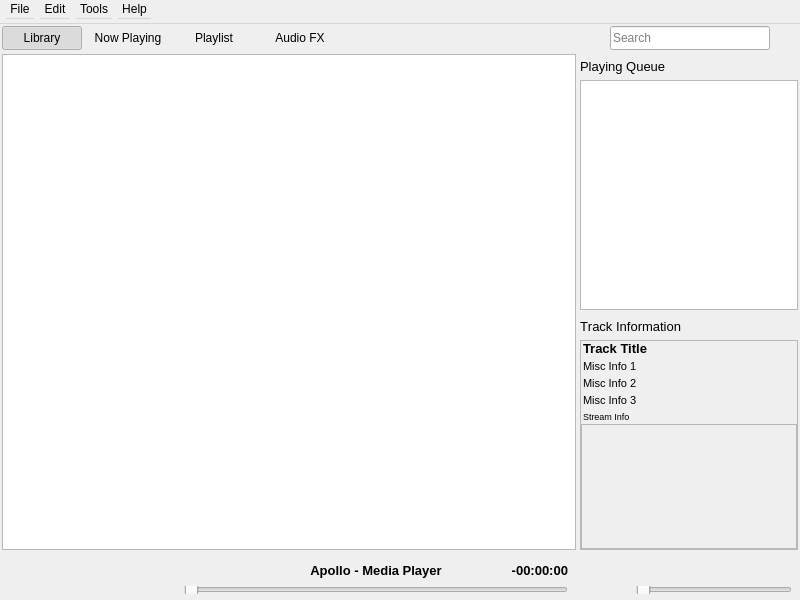
<?xml version="1.0" encoding="UTF-8"?>
<ui version="4.0">
 <author>Ommar Shaikh</author>
 <class>MainWindow</class>
 <widget class="QMainWindow" name="MainWindow">
  <property name="geometry">
   <rect>
    <x>0</x>
    <y>0</y>
    <width>800</width>
    <height>600</height>
   </rect>
  </property>
  <property name="minimumSize">
   <size>
    <width>800</width>
    <height>600</height>
   </size>
  </property>
  <property name="windowTitle">
   <string>Apollo</string>
  </property>
  <property name="windowOpacity">
   <double>1.000000000000000</double>
  </property>
  <property name="styleSheet">
   <string notr="true"/>
  </property>
  <property name="unifiedTitleAndToolBarOnMac">
   <bool>false</bool>
  </property>
  <widget class="QWidget" name="centralwidget">
   <layout class="QGridLayout" name="gridLayout">
    <property name="leftMargin">
     <number>0</number>
    </property>
    <property name="topMargin">
     <number>0</number>
    </property>
    <property name="rightMargin">
     <number>0</number>
    </property>
    <property name="bottomMargin">
     <number>0</number>
    </property>
    <property name="spacing">
     <number>0</number>
    </property>
    <item row="0" column="0">
     <widget class="QFrame" name="navbar_header_frame">
      <property name="minimumSize">
       <size>
        <width>0</width>
        <height>28</height>
       </size>
      </property>
      <property name="maximumSize">
       <size>
        <width>16777215</width>
        <height>28</height>
       </size>
      </property>
      <property name="frameShape">
       <enum>QFrame::NoFrame</enum>
      </property>
      <property name="frameShadow">
       <enum>QFrame::Raised</enum>
      </property>
      <layout class="QHBoxLayout" name="horizontalLayout_3">
       <property name="spacing">
        <number>0</number>
       </property>
       <property name="leftMargin">
        <number>0</number>
       </property>
       <property name="topMargin">
        <number>0</number>
       </property>
       <property name="rightMargin">
        <number>0</number>
       </property>
       <property name="bottomMargin">
        <number>0</number>
       </property>
       <item alignment="Qt::AlignVCenter">
        <widget class="QFrame" name="navbar_header_button_frame">
         <property name="sizePolicy">
          <sizepolicy hsizetype="Preferred" vsizetype="Preferred">
           <horstretch>0</horstretch>
           <verstretch>1</verstretch>
          </sizepolicy>
         </property>
         <property name="minimumSize">
          <size>
           <width>0</width>
           <height>24</height>
          </size>
         </property>
         <property name="maximumSize">
          <size>
           <width>16777215</width>
           <height>24</height>
          </size>
         </property>
         <property name="frameShape">
          <enum>QFrame::NoFrame</enum>
         </property>
         <property name="frameShadow">
          <enum>QFrame::Raised</enum>
         </property>
         <layout class="QHBoxLayout" name="horizontalLayout_4">
          <property name="spacing">
           <number>6</number>
          </property>
          <property name="leftMargin">
           <number>2</number>
          </property>
          <property name="topMargin">
           <number>0</number>
          </property>
          <property name="rightMargin">
           <number>2</number>
          </property>
          <property name="bottomMargin">
           <number>0</number>
          </property>
          <item alignment="Qt::AlignLeft|Qt::AlignVCenter">
           <widget class="QPushButton" name="library_tab_switch_button">
            <property name="minimumSize">
             <size>
              <width>0</width>
              <height>24</height>
             </size>
            </property>
            <property name="maximumSize">
             <size>
              <width>16777215</width>
              <height>24</height>
             </size>
            </property>
            <property name="text">
             <string>Library</string>
            </property>
            <property name="checkable">
             <bool>true</bool>
            </property>
            <property name="checked">
             <bool>true</bool>
            </property>
            <property name="flat">
             <bool>true</bool>
            </property>
            <attribute name="buttonGroup">
             <string notr="true">buttonGroup</string>
            </attribute>
           </widget>
          </item>
          <item>
           <widget class="QPushButton" name="now_playing_tab_switch_button">
            <property name="minimumSize">
             <size>
              <width>0</width>
              <height>24</height>
             </size>
            </property>
            <property name="maximumSize">
             <size>
              <width>16777215</width>
              <height>24</height>
             </size>
            </property>
            <property name="text">
             <string>Now Playing</string>
            </property>
            <property name="checkable">
             <bool>true</bool>
            </property>
            <property name="flat">
             <bool>true</bool>
            </property>
            <attribute name="buttonGroup">
             <string notr="true">buttonGroup</string>
            </attribute>
           </widget>
          </item>
          <item>
           <widget class="QPushButton" name="playlist_tab_switch_button">
            <property name="minimumSize">
             <size>
              <width>0</width>
              <height>24</height>
             </size>
            </property>
            <property name="maximumSize">
             <size>
              <width>16777215</width>
              <height>24</height>
             </size>
            </property>
            <property name="text">
             <string>Playlist</string>
            </property>
            <property name="checkable">
             <bool>true</bool>
            </property>
            <property name="flat">
             <bool>true</bool>
            </property>
            <attribute name="buttonGroup">
             <string notr="true">buttonGroup</string>
            </attribute>
           </widget>
          </item>
          <item>
           <widget class="QPushButton" name="audiofx_tab_switch_button">
            <property name="minimumSize">
             <size>
              <width>0</width>
              <height>24</height>
             </size>
            </property>
            <property name="maximumSize">
             <size>
              <width>16777215</width>
              <height>24</height>
             </size>
            </property>
            <property name="text">
             <string>Audio FX</string>
            </property>
            <property name="checkable">
             <bool>true</bool>
            </property>
            <property name="flat">
             <bool>true</bool>
            </property>
            <attribute name="buttonGroup">
             <string notr="true">buttonGroup</string>
            </attribute>
           </widget>
          </item>
         </layout>
        </widget>
       </item>
       <item>
        <spacer name="horizontalSpacer_2">
         <property name="orientation">
          <enum>Qt::Horizontal</enum>
         </property>
         <property name="sizeHint" stdset="0">
          <size>
           <width>81</width>
           <height>20</height>
          </size>
         </property>
        </spacer>
       </item>
       <item alignment="Qt::AlignVCenter">
        <widget class="QFrame" name="navbar_header_search_frame">
         <property name="minimumSize">
          <size>
           <width>220</width>
           <height>0</height>
          </size>
         </property>
         <property name="maximumSize">
          <size>
           <width>220</width>
           <height>16777215</height>
          </size>
         </property>
         <property name="frameShape">
          <enum>QFrame::NoFrame</enum>
         </property>
         <property name="frameShadow">
          <enum>QFrame::Raised</enum>
         </property>
         <layout class="QGridLayout" name="gridLayout_6">
          <property name="leftMargin">
           <number>2</number>
          </property>
          <property name="topMargin">
           <number>0</number>
          </property>
          <property name="rightMargin">
           <number>2</number>
          </property>
          <property name="bottomMargin">
           <number>0</number>
          </property>
          <property name="horizontalSpacing">
           <number>2</number>
          </property>
          <property name="verticalSpacing">
           <number>0</number>
          </property>
          <item row="0" column="0" alignment="Qt::AlignVCenter">
           <widget class="QPushButton" name="settings_button">
            <property name="sizePolicy">
             <sizepolicy hsizetype="Fixed" vsizetype="Fixed">
              <horstretch>0</horstretch>
              <verstretch>0</verstretch>
             </sizepolicy>
            </property>
            <property name="minimumSize">
             <size>
              <width>24</width>
              <height>24</height>
             </size>
            </property>
            <property name="maximumSize">
             <size>
              <width>24</width>
              <height>24</height>
             </size>
            </property>
            <property name="text">
             <string/>
            </property>
            <property name="flat">
             <bool>true</bool>
            </property>
           </widget>
          </item>
          <item row="0" column="2" alignment="Qt::AlignVCenter">
           <widget class="QPushButton" name="search_button">
            <property name="sizePolicy">
             <sizepolicy hsizetype="Fixed" vsizetype="Fixed">
              <horstretch>0</horstretch>
              <verstretch>0</verstretch>
             </sizepolicy>
            </property>
            <property name="minimumSize">
             <size>
              <width>24</width>
              <height>24</height>
             </size>
            </property>
            <property name="maximumSize">
             <size>
              <width>24</width>
              <height>24</height>
             </size>
            </property>
            <property name="text">
             <string/>
            </property>
            <property name="flat">
             <bool>true</bool>
            </property>
           </widget>
          </item>
          <item row="0" column="1">
           <widget class="QLineEdit" name="search_lineEdit">
            <property name="sizePolicy">
             <sizepolicy hsizetype="Expanding" vsizetype="Fixed">
              <horstretch>1</horstretch>
              <verstretch>0</verstretch>
             </sizepolicy>
            </property>
            <property name="minimumSize">
             <size>
              <width>160</width>
              <height>24</height>
             </size>
            </property>
            <property name="maximumSize">
             <size>
              <width>160</width>
              <height>24</height>
             </size>
            </property>
            <property name="inputMask">
             <string/>
            </property>
            <property name="placeholderText">
             <string>Search</string>
            </property>
            <property name="clearButtonEnabled">
             <bool>true</bool>
            </property>
           </widget>
          </item>
         </layout>
        </widget>
       </item>
      </layout>
     </widget>
    </item>
    <item row="2" column="0" alignment="Qt::AlignBottom">
     <widget class="QFrame" name="playback_footer_frame">
      <property name="minimumSize">
       <size>
        <width>0</width>
        <height>48</height>
       </size>
      </property>
      <property name="maximumSize">
       <size>
        <width>16777215</width>
        <height>48</height>
       </size>
      </property>
      <property name="frameShape">
       <enum>QFrame::NoFrame</enum>
      </property>
      <property name="frameShadow">
       <enum>QFrame::Raised</enum>
      </property>
      <layout class="QHBoxLayout" name="horizontalLayout">
       <property name="spacing">
        <number>20</number>
       </property>
       <property name="leftMargin">
        <number>0</number>
       </property>
       <property name="topMargin">
        <number>0</number>
       </property>
       <property name="rightMargin">
        <number>0</number>
       </property>
       <property name="bottomMargin">
        <number>0</number>
       </property>
       <item alignment="Qt::AlignLeft">
        <widget class="QFrame" name="playback_footer_frame_L">
         <property name="minimumSize">
          <size>
           <width>160</width>
           <height>48</height>
          </size>
         </property>
         <property name="maximumSize">
          <size>
           <width>16777215</width>
           <height>48</height>
          </size>
         </property>
         <property name="frameShape">
          <enum>QFrame::NoFrame</enum>
         </property>
         <property name="frameShadow">
          <enum>QFrame::Raised</enum>
         </property>
         <layout class="QHBoxLayout" name="horizontalLayout_2">
          <property name="spacing">
           <number>4</number>
          </property>
          <property name="leftMargin">
           <number>4</number>
          </property>
          <property name="topMargin">
           <number>4</number>
          </property>
          <property name="rightMargin">
           <number>4</number>
          </property>
          <property name="bottomMargin">
           <number>4</number>
          </property>
          <item alignment="Qt::AlignHCenter|Qt::AlignVCenter">
           <widget class="QPushButton" name="playback_button_prev">
            <property name="minimumSize">
             <size>
              <width>32</width>
              <height>32</height>
             </size>
            </property>
            <property name="maximumSize">
             <size>
              <width>32</width>
              <height>32</height>
             </size>
            </property>
            <property name="text">
             <string/>
            </property>
            <property name="flat">
             <bool>true</bool>
            </property>
           </widget>
          </item>
          <item alignment="Qt::AlignHCenter|Qt::AlignVCenter">
           <widget class="QPushButton" name="playback_button_play_pause">
            <property name="minimumSize">
             <size>
              <width>40</width>
              <height>40</height>
             </size>
            </property>
            <property name="maximumSize">
             <size>
              <width>40</width>
              <height>40</height>
             </size>
            </property>
            <property name="text">
             <string/>
            </property>
            <property name="default">
             <bool>false</bool>
            </property>
            <property name="flat">
             <bool>true</bool>
            </property>
           </widget>
          </item>
          <item alignment="Qt::AlignHCenter|Qt::AlignVCenter">
           <widget class="QPushButton" name="playback_button_next">
            <property name="minimumSize">
             <size>
              <width>32</width>
              <height>32</height>
             </size>
            </property>
            <property name="maximumSize">
             <size>
              <width>32</width>
              <height>32</height>
             </size>
            </property>
            <property name="text">
             <string/>
            </property>
            <property name="flat">
             <bool>true</bool>
            </property>
           </widget>
          </item>
          <item>
           <spacer name="horizontalSpacer">
            <property name="orientation">
             <enum>Qt::Horizontal</enum>
            </property>
            <property name="sizeHint" stdset="0">
             <size>
              <width>0</width>
              <height>20</height>
             </size>
            </property>
           </spacer>
          </item>
         </layout>
        </widget>
       </item>
       <item>
        <widget class="QFrame" name="playback_footer_frame_M">
         <property name="sizePolicy">
          <sizepolicy hsizetype="Preferred" vsizetype="Preferred">
           <horstretch>1</horstretch>
           <verstretch>1</verstretch>
          </sizepolicy>
         </property>
         <property name="minimumSize">
          <size>
           <width>0</width>
           <height>48</height>
          </size>
         </property>
         <property name="maximumSize">
          <size>
           <width>800</width>
           <height>48</height>
          </size>
         </property>
         <property name="mouseTracking">
          <bool>true</bool>
         </property>
         <layout class="QGridLayout" name="gridLayout_4">
          <property name="leftMargin">
           <number>4</number>
          </property>
          <property name="topMargin">
           <number>4</number>
          </property>
          <property name="rightMargin">
           <number>4</number>
          </property>
          <property name="bottomMargin">
           <number>6</number>
          </property>
          <property name="spacing">
           <number>2</number>
          </property>
          <item row="0" column="0" colspan="2">
           <widget class="QFrame" name="playback_footer_frame_M_info">
            <property name="mouseTracking">
             <bool>true</bool>
            </property>
            <property name="frameShape">
             <enum>QFrame::NoFrame</enum>
            </property>
            <property name="frameShadow">
             <enum>QFrame::Raised</enum>
            </property>
            <layout class="QHBoxLayout" name="horizontalLayout_5">
             <property name="spacing">
              <number>2</number>
             </property>
             <property name="leftMargin">
              <number>0</number>
             </property>
             <property name="topMargin">
              <number>0</number>
             </property>
             <property name="rightMargin">
              <number>0</number>
             </property>
             <property name="bottomMargin">
              <number>0</number>
             </property>
             <item>
              <widget class="QWidget" name="playback_footer_track_rating" native="true">
               <property name="sizePolicy">
                <sizepolicy hsizetype="Fixed" vsizetype="Preferred">
                 <horstretch>0</horstretch>
                 <verstretch>0</verstretch>
                </sizepolicy>
               </property>
               <property name="minimumSize">
                <size>
                 <width>100</width>
                 <height>28</height>
                </size>
               </property>
               <property name="maximumSize">
                <size>
                 <width>100</width>
                 <height>28</height>
                </size>
               </property>
               <property name="mouseTracking">
                <bool>true</bool>
               </property>
              </widget>
             </item>
             <item>
              <widget class="QLabel" name="playback_footer_track_title">
               <property name="sizePolicy">
                <sizepolicy hsizetype="Preferred" vsizetype="Preferred">
                 <horstretch>1</horstretch>
                 <verstretch>1</verstretch>
                </sizepolicy>
               </property>
               <property name="minimumSize">
                <size>
                 <width>0</width>
                 <height>28</height>
                </size>
               </property>
               <property name="maximumSize">
                <size>
                 <width>16777215</width>
                 <height>28</height>
                </size>
               </property>
               <property name="font">
                <font>
                 <family>Segoe UI</family>
                 <pointsize>10</pointsize>
                 <bold>true</bold>
                </font>
               </property>
               <property name="text">
                <string>Apollo - Media Player</string>
               </property>
               <property name="scaledContents">
                <bool>false</bool>
               </property>
               <property name="alignment">
                <set>Qt::AlignCenter</set>
               </property>
              </widget>
             </item>
             <item>
              <widget class="QLabel" name="playback_footer_track_elapsed">
               <property name="sizePolicy">
                <sizepolicy hsizetype="Fixed" vsizetype="Preferred">
                 <horstretch>0</horstretch>
                 <verstretch>0</verstretch>
                </sizepolicy>
               </property>
               <property name="minimumSize">
                <size>
                 <width>100</width>
                 <height>28</height>
                </size>
               </property>
               <property name="maximumSize">
                <size>
                 <width>100</width>
                 <height>28</height>
                </size>
               </property>
               <property name="font">
                <font>
                 <family>Segoe UI</family>
                 <pointsize>10</pointsize>
                 <bold>true</bold>
                </font>
               </property>
               <property name="text">
                <string>-00:00:00</string>
               </property>
               <property name="alignment">
                <set>Qt::AlignRight|Qt::AlignTrailing|Qt::AlignVCenter</set>
               </property>
              </widget>
             </item>
            </layout>
           </widget>
          </item>
          <item row="1" column="0" colspan="2">
           <widget class="QSlider" name="playback_footer_track_seek_slider">
            <property name="sizePolicy">
             <sizepolicy hsizetype="Expanding" vsizetype="Fixed">
              <horstretch>1</horstretch>
              <verstretch>0</verstretch>
             </sizepolicy>
            </property>
            <property name="minimumSize">
             <size>
              <width>0</width>
              <height>8</height>
             </size>
            </property>
            <property name="maximumSize">
             <size>
              <width>16777215</width>
              <height>8</height>
             </size>
            </property>
            <property name="orientation">
             <enum>Qt::Horizontal</enum>
            </property>
           </widget>
          </item>
         </layout>
        </widget>
       </item>
       <item alignment="Qt::AlignRight">
        <widget class="QFrame" name="playback_footer_frame_R">
         <property name="sizePolicy">
          <sizepolicy hsizetype="Preferred" vsizetype="Preferred">
           <horstretch>0</horstretch>
           <verstretch>1</verstretch>
          </sizepolicy>
         </property>
         <property name="minimumSize">
          <size>
           <width>160</width>
           <height>0</height>
          </size>
         </property>
         <property name="maximumSize">
          <size>
           <width>16777215</width>
           <height>16777215</height>
          </size>
         </property>
         <property name="frameShape">
          <enum>QFrame::NoFrame</enum>
         </property>
         <property name="frameShadow">
          <enum>QFrame::Raised</enum>
         </property>
         <layout class="QGridLayout" name="gridLayout_5">
          <property name="leftMargin">
           <number>4</number>
          </property>
          <property name="topMargin">
           <number>4</number>
          </property>
          <property name="rightMargin">
           <number>8</number>
          </property>
          <property name="bottomMargin">
           <number>6</number>
          </property>
          <property name="spacing">
           <number>4</number>
          </property>
          <item row="0" column="1">
           <widget class="QPushButton" name="playback_button_volume_control">
            <property name="minimumSize">
             <size>
              <width>28</width>
              <height>28</height>
             </size>
            </property>
            <property name="maximumSize">
             <size>
              <width>28</width>
              <height>28</height>
             </size>
            </property>
            <property name="text">
             <string/>
            </property>
            <property name="flat">
             <bool>true</bool>
            </property>
           </widget>
          </item>
          <item row="0" column="4">
           <widget class="QPushButton" name="playback_button_play_settings">
            <property name="minimumSize">
             <size>
              <width>28</width>
              <height>28</height>
             </size>
            </property>
            <property name="maximumSize">
             <size>
              <width>28</width>
              <height>28</height>
             </size>
            </property>
            <property name="text">
             <string/>
            </property>
            <property name="flat">
             <bool>true</bool>
            </property>
           </widget>
          </item>
          <item row="0" column="0" rowspan="2">
           <spacer name="horizontalSpacer_3">
            <property name="orientation">
             <enum>Qt::Horizontal</enum>
            </property>
            <property name="sizeHint" stdset="0">
             <size>
              <width>40</width>
              <height>20</height>
             </size>
            </property>
           </spacer>
          </item>
          <item row="0" column="3">
           <widget class="QPushButton" name="playback_button_play_repeat">
            <property name="minimumSize">
             <size>
              <width>28</width>
              <height>28</height>
             </size>
            </property>
            <property name="maximumSize">
             <size>
              <width>28</width>
              <height>28</height>
             </size>
            </property>
            <property name="text">
             <string/>
            </property>
            <property name="flat">
             <bool>true</bool>
            </property>
           </widget>
          </item>
          <item row="1" column="1" colspan="5">
           <widget class="QSlider" name="playback_slider_volume_control">
            <property name="minimumSize">
             <size>
              <width>0</width>
              <height>8</height>
             </size>
            </property>
            <property name="maximumSize">
             <size>
              <width>16777215</width>
              <height>8</height>
             </size>
            </property>
            <property name="orientation">
             <enum>Qt::Horizontal</enum>
            </property>
           </widget>
          </item>
          <item row="0" column="2">
           <widget class="QPushButton" name="playback_button_play_shuffle">
            <property name="minimumSize">
             <size>
              <width>28</width>
              <height>28</height>
             </size>
            </property>
            <property name="maximumSize">
             <size>
              <width>28</width>
              <height>28</height>
             </size>
            </property>
            <property name="text">
             <string/>
            </property>
            <property name="checkable">
             <bool>false</bool>
            </property>
            <property name="flat">
             <bool>true</bool>
            </property>
           </widget>
          </item>
          <item row="0" column="5">
           <widget class="QPushButton" name="playback_button_audio_bypass">
            <property name="minimumSize">
             <size>
              <width>28</width>
              <height>28</height>
             </size>
            </property>
            <property name="maximumSize">
             <size>
              <width>28</width>
              <height>28</height>
             </size>
            </property>
            <property name="text">
             <string/>
            </property>
            <property name="checkable">
             <bool>true</bool>
            </property>
            <property name="flat">
             <bool>true</bool>
            </property>
           </widget>
          </item>
         </layout>
        </widget>
       </item>
      </layout>
     </widget>
    </item>
    <item row="1" column="0">
     <widget class="QSplitter" name="main_tabs_frame">
      <property name="sizePolicy">
       <sizepolicy hsizetype="Expanding" vsizetype="Preferred">
        <horstretch>1</horstretch>
        <verstretch>1</verstretch>
       </sizepolicy>
      </property>
      <property name="frameShape">
       <enum>QFrame::NoFrame</enum>
      </property>
      <property name="orientation">
       <enum>Qt::Horizontal</enum>
      </property>
      <property name="handleWidth">
       <number>0</number>
      </property>
      <property name="childrenCollapsible">
       <bool>false</bool>
      </property>
      <widget class="QFrame" name="main_tabs_stack_frame">
       <property name="sizePolicy">
        <sizepolicy hsizetype="Preferred" vsizetype="Preferred">
         <horstretch>1</horstretch>
         <verstretch>1</verstretch>
        </sizepolicy>
       </property>
       <property name="minimumSize">
        <size>
         <width>578</width>
         <height>0</height>
        </size>
       </property>
       <property name="frameShadow">
        <enum>QFrame::Raised</enum>
       </property>
       <layout class="QGridLayout" name="gridLayout_10">
        <property name="leftMargin">
         <number>2</number>
        </property>
        <property name="topMargin">
         <number>2</number>
        </property>
        <property name="rightMargin">
         <number>2</number>
        </property>
        <property name="bottomMargin">
         <number>2</number>
        </property>
        <property name="spacing">
         <number>0</number>
        </property>
        <item row="0" column="0">
         <widget class="QStackedWidget" name="main_tabs_stack_widget">
          <property name="frameShape">
           <enum>QFrame::StyledPanel</enum>
          </property>
          <property name="currentIndex">
           <number>0</number>
          </property>
          <widget class="QWidget" name="library_main_tab">
           <layout class="QVBoxLayout" name="verticalLayout_3">
            <property name="spacing">
             <number>0</number>
            </property>
            <property name="leftMargin">
             <number>0</number>
            </property>
            <property name="topMargin">
             <number>0</number>
            </property>
            <property name="rightMargin">
             <number>0</number>
            </property>
            <property name="bottomMargin">
             <number>0</number>
            </property>
            <item>
             <widget class="QListView" name="library_main_listview">
              <property name="frameShape">
               <enum>QFrame::NoFrame</enum>
              </property>
              <property name="editTriggers">
               <set>QAbstractItemView::NoEditTriggers</set>
              </property>
              <property name="showDropIndicator" stdset="0">
               <bool>false</bool>
              </property>
              <property name="defaultDropAction">
               <enum>Qt::IgnoreAction</enum>
              </property>
              <property name="selectionMode">
               <enum>QAbstractItemView::ExtendedSelection</enum>
              </property>
              <property name="selectionBehavior">
               <enum>QAbstractItemView::SelectRows</enum>
              </property>
              <property name="spacing">
               <number>1</number>
              </property>
              <property name="uniformItemSizes">
               <bool>true</bool>
              </property>
              <property name="itemAlignment">
               <set>Qt::AlignLeading</set>
              </property>
             </widget>
            </item>
           </layout>
          </widget>
          <widget class="QWidget" name="now_playing_main_tab"/>
          <widget class="QWidget" name="playlist_main_tab"/>
          <widget class="QWidget" name="audiofx_main_tab"/>
         </widget>
        </item>
       </layout>
      </widget>
      <widget class="QFrame" name="main_tabs_queue_frame">
       <property name="minimumSize">
        <size>
         <width>220</width>
         <height>0</height>
        </size>
       </property>
       <property name="frameShape">
        <enum>QFrame::NoFrame</enum>
       </property>
       <property name="frameShadow">
        <enum>QFrame::Raised</enum>
       </property>
       <layout class="QGridLayout" name="gridLayout_7">
        <property name="leftMargin">
         <number>0</number>
        </property>
        <property name="topMargin">
         <number>0</number>
        </property>
        <property name="rightMargin">
         <number>0</number>
        </property>
        <property name="bottomMargin">
         <number>0</number>
        </property>
        <property name="spacing">
         <number>0</number>
        </property>
        <item row="0" column="0">
         <widget class="QSplitter" name="main_tabs_queue_frame_splitter">
          <property name="sizePolicy">
           <sizepolicy hsizetype="Preferred" vsizetype="Expanding">
            <horstretch>0</horstretch>
            <verstretch>1</verstretch>
           </sizepolicy>
          </property>
          <property name="orientation">
           <enum>Qt::Vertical</enum>
          </property>
          <property name="handleWidth">
           <number>0</number>
          </property>
          <widget class="QFrame" name="main_tabs_queue_frame_queue">
           <property name="sizePolicy">
            <sizepolicy hsizetype="Preferred" vsizetype="Preferred">
             <horstretch>0</horstretch>
             <verstretch>1</verstretch>
            </sizepolicy>
           </property>
           <property name="minimumSize">
            <size>
             <width>0</width>
             <height>0</height>
            </size>
           </property>
           <property name="font">
            <font>
             <family>Segoe UI</family>
             <pointsize>8</pointsize>
            </font>
           </property>
           <property name="frameShape">
            <enum>QFrame::NoFrame</enum>
           </property>
           <layout class="QGridLayout" name="gridLayout_8">
            <property name="leftMargin">
             <number>2</number>
            </property>
            <property name="topMargin">
             <number>2</number>
            </property>
            <property name="rightMargin">
             <number>2</number>
            </property>
            <property name="bottomMargin">
             <number>2</number>
            </property>
            <property name="horizontalSpacing">
             <number>0</number>
            </property>
            <property name="verticalSpacing">
             <number>2</number>
            </property>
            <item row="1" column="0">
             <widget class="QListView" name="queue_main_listview">
              <property name="sizePolicy">
               <sizepolicy hsizetype="Preferred" vsizetype="Preferred">
                <horstretch>1</horstretch>
                <verstretch>1</verstretch>
               </sizepolicy>
              </property>
              <property name="minimumSize">
               <size>
                <width>0</width>
                <height>156</height>
               </size>
              </property>
              <property name="editTriggers">
               <set>QAbstractItemView::NoEditTriggers</set>
              </property>
              <property name="showDropIndicator" stdset="0">
               <bool>false</bool>
              </property>
              <property name="defaultDropAction">
               <enum>Qt::IgnoreAction</enum>
              </property>
              <property name="selectionMode">
               <enum>QAbstractItemView::ExtendedSelection</enum>
              </property>
              <property name="spacing">
               <number>1</number>
              </property>
              <property name="uniformItemSizes">
               <bool>true</bool>
              </property>
              <property name="itemAlignment">
               <set>Qt::AlignLeading</set>
              </property>
             </widget>
            </item>
            <item row="0" column="0" colspan="2">
             <widget class="QLabel" name="label_19">
              <property name="minimumSize">
               <size>
                <width>0</width>
                <height>24</height>
               </size>
              </property>
              <property name="maximumSize">
               <size>
                <width>16777215</width>
                <height>24</height>
               </size>
              </property>
              <property name="font">
               <font>
                <family>Segoe UI</family>
                <pointsize>10</pointsize>
                <bold>false</bold>
                <stylestrategy>PreferDefault</stylestrategy>
                <kerning>false</kerning>
               </font>
              </property>
              <property name="text">
               <string>Playing Queue</string>
              </property>
             </widget>
            </item>
           </layout>
          </widget>
          <widget class="QFrame" name="main_tabs_queue_frame_trackinfo">
           <property name="sizePolicy">
            <sizepolicy hsizetype="Preferred" vsizetype="Preferred">
             <horstretch>0</horstretch>
             <verstretch>0</verstretch>
            </sizepolicy>
           </property>
           <property name="minimumSize">
            <size>
             <width>0</width>
             <height>240</height>
            </size>
           </property>
           <property name="font">
            <font>
             <family>Segoe UI</family>
             <pointsize>8</pointsize>
            </font>
           </property>
           <property name="frameShape">
            <enum>QFrame::NoFrame</enum>
           </property>
           <layout class="QGridLayout" name="gridLayout_9">
            <property name="leftMargin">
             <number>2</number>
            </property>
            <property name="topMargin">
             <number>2</number>
            </property>
            <property name="rightMargin">
             <number>2</number>
            </property>
            <property name="bottomMargin">
             <number>2</number>
            </property>
            <property name="spacing">
             <number>2</number>
            </property>
            <item row="0" column="0">
             <widget class="QLabel" name="label_18">
              <property name="minimumSize">
               <size>
                <width>0</width>
                <height>24</height>
               </size>
              </property>
              <property name="maximumSize">
               <size>
                <width>16777215</width>
                <height>24</height>
               </size>
              </property>
              <property name="font">
               <font>
                <family>Segoe UI</family>
                <pointsize>10</pointsize>
                <bold>false</bold>
                <stylestrategy>PreferDefault</stylestrategy>
                <kerning>false</kerning>
               </font>
              </property>
              <property name="text">
               <string>Track Information</string>
              </property>
             </widget>
            </item>
            <item row="1" column="0">
             <widget class="QFrame" name="main_tabs_track_info_frame">
              <property name="frameShape">
               <enum>QFrame::StyledPanel</enum>
              </property>
              <property name="frameShadow">
               <enum>QFrame::Raised</enum>
              </property>
              <layout class="QVBoxLayout" name="verticalLayout_2">
               <property name="spacing">
                <number>2</number>
               </property>
               <property name="leftMargin">
                <number>0</number>
               </property>
               <property name="topMargin">
                <number>0</number>
               </property>
               <property name="rightMargin">
                <number>0</number>
               </property>
               <property name="bottomMargin">
                <number>0</number>
               </property>
               <item>
                <layout class="QVBoxLayout" name="verticalLayout">
                 <property name="leftMargin">
                  <number>2</number>
                 </property>
                 <item>
                  <widget class="QLabel" name="track_info_title">
                   <property name="font">
                    <font>
                     <family>Segoe UI</family>
                     <pointsize>10</pointsize>
                     <bold>true</bold>
                    </font>
                   </property>
                   <property name="text">
                    <string>Track Title</string>
                   </property>
                  </widget>
                 </item>
                 <item>
                  <widget class="QLabel" name="track_info_misc_1">
                   <property name="text">
                    <string>Misc Info 1</string>
                   </property>
                  </widget>
                 </item>
                 <item>
                  <widget class="QLabel" name="track_info_misc_2">
                   <property name="text">
                    <string>Misc Info 2</string>
                   </property>
                  </widget>
                 </item>
                 <item>
                  <widget class="QLabel" name="track_info_misc_3">
                   <property name="text">
                    <string>Misc Info 3</string>
                   </property>
                  </widget>
                 </item>
                 <item>
                  <widget class="QLabel" name="track_info_stream">
                   <property name="font">
                    <font>
                     <family>Segoe UI</family>
                     <pointsize>7</pointsize>
                    </font>
                   </property>
                   <property name="text">
                    <string>Stream Info</string>
                   </property>
                  </widget>
                 </item>
                </layout>
               </item>
               <item>
                <widget class="QLabel" name="track_info_cover_pixmap">
                 <property name="sizePolicy">
                  <sizepolicy hsizetype="Preferred" vsizetype="Preferred">
                   <horstretch>1</horstretch>
                   <verstretch>1</verstretch>
                  </sizepolicy>
                 </property>
                 <property name="font">
                  <font>
                   <family>Segoe UI</family>
                   <pointsize>16</pointsize>
                   <bold>true</bold>
                  </font>
                 </property>
                 <property name="frameShape">
                  <enum>QFrame::StyledPanel</enum>
                 </property>
                 <property name="text">
                  <string/>
                 </property>
                 <property name="scaledContents">
                  <bool>true</bool>
                 </property>
                 <property name="alignment">
                  <set>Qt::AlignCenter</set>
                 </property>
                </widget>
               </item>
              </layout>
             </widget>
            </item>
           </layout>
          </widget>
         </widget>
        </item>
       </layout>
      </widget>
     </widget>
    </item>
   </layout>
  </widget>
  <widget class="QMenuBar" name="menubar">
   <property name="geometry">
    <rect>
     <x>0</x>
     <y>0</y>
     <width>800</width>
     <height>24</height>
    </rect>
   </property>
   <property name="minimumSize">
    <size>
     <width>0</width>
     <height>24</height>
    </size>
   </property>
   <property name="maximumSize">
    <size>
     <width>16777215</width>
     <height>24</height>
    </size>
   </property>
   <property name="defaultUp">
    <bool>true</bool>
   </property>
   <property name="nativeMenuBar">
    <bool>true</bool>
   </property>
   <widget class="QMenu" name="menuFile">
    <property name="title">
     <string>File</string>
    </property>
   </widget>
   <widget class="QMenu" name="menuEdit">
    <property name="title">
     <string>Edit</string>
    </property>
   </widget>
   <widget class="QMenu" name="menuTools">
    <property name="title">
     <string>Tools</string>
    </property>
   </widget>
   <widget class="QMenu" name="menuHelp">
    <property name="title">
     <string>Help</string>
    </property>
   </widget>
   <addaction name="menuFile"/>
   <addaction name="menuEdit"/>
   <addaction name="menuTools"/>
   <addaction name="menuHelp"/>
  </widget>
 </widget>
 <layoutdefault spacing="4" margin="4"/>
 <resources/>
 <connections/>
 <designerdata>
  <property name="gridDeltaX">
   <number>10</number>
  </property>
  <property name="gridDeltaY">
   <number>10</number>
  </property>
  <property name="gridSnapX">
   <bool>true</bool>
  </property>
  <property name="gridSnapY">
   <bool>true</bool>
  </property>
  <property name="gridVisible">
   <bool>true</bool>
  </property>
 </designerdata>
 <buttongroups>
  <buttongroup name="buttonGroup"/>
 </buttongroups>
</ui>
